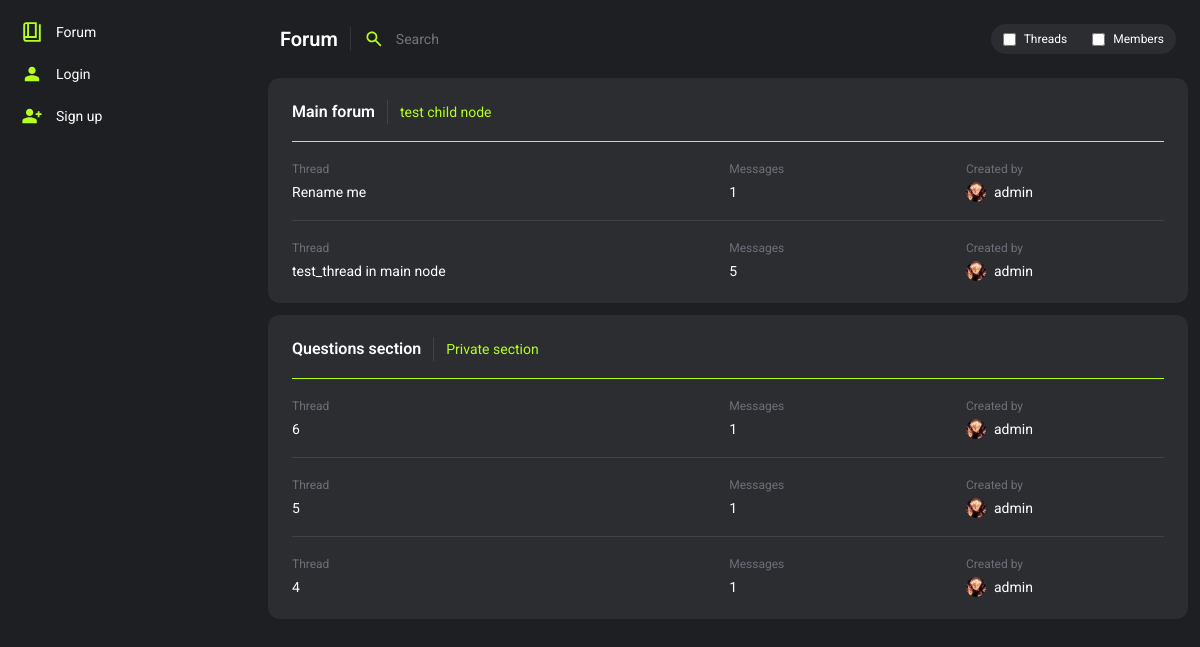
The page / on the database its author committed.
### forum/models.py (models this page shows, shortened)
class Node(models.Model):
    name = models.CharField(max_length=225)
    slug = models.SlugField(max_length=225, blank=True, null=True)
    description = models.TextField(blank=True, default=None, null=True)
    type_question = models.BooleanField(default=False)
    type_private = models.BooleanField(default=False)
    user_only = models.BooleanField(default=False)
    staff_only = models.BooleanField(default=True)
    parent = models.ForeignKey('self', on_delete=models.SET_NULL, null=True, blank=True)

class Thread(models.Model):
    user = models.ForeignKey(User, on_delete=models.SET_NULL, null=True)
    title = models.CharField(max_length=225)
    slug = models.SlugField(max_length=225, blank=True, null=True)
    node = models.ForeignKey(Node, on_delete=models.CASCADE)
    is_closed = models.BooleanField(default=False)
    is_visible = models.BooleanField(default=True)
    is_pinned = models.BooleanField(default=False)
    msg_amount = models.IntegerField(blank=True, null=True, default=1)
    invis_reason = models.TextField(blank=True, null=True)
    deleted_by = models.ForeignKey(User, on_delete=models.SET_NULL, null=True, blank=True, related_name="thread_deleted_by")
    time_created = models.DateTimeField(default=datetime.now())
    time_changed = models.DateTimeField(null=True, blank=True)
    def __str__(self):
        return self.title

### users/models.py (models this page shows, shortened)
class Profile(models.Model):
    user = models.OneToOneField(User, on_delete=models.CASCADE)
    title = models.CharField(max_length=100, null=True, blank=True, default="Member")
    info = models.CharField(max_length=200, null=True, blank=True)
    profile_picture = models.CharField(max_length=225, null=True, blank=True, default="default.svg")
    warnings = models.SmallIntegerField(default=0)
    active_notifications = models.IntegerField(default=0)
    is_banned = models.BooleanField(default=False)
    banned_by = models.ForeignKey(User, related_name='banned_by', null=True, blank=True, on_delete=models.SET_NULL)
    ban_reason = models.TextField(null=True, blank=True)
    ban_time = models.DateTimeField(null=True, blank=True)

### forum/views.py (the view)
# urls.py: path('', views.forum_main, name='forum_main'),
def forum_main(request):
    context = {}
    if request.method == "POST":
        context['forum_search'] = True
        content_type = request.POST.get("content_type")
        searched = request.POST.get("search")
        context['type'] = 'posts'
        if content_type:
            if content_type == "threads":
                results = Thread.objects.filter(title__icontains=searched)
                context['type'] = 'threads'
            if content_type == "members":
                results = User.objects.filter(username__icontains=searched)
                context['type'] = 'members'
        else:
            results = Message.objects.filter(message__icontains=searched)
        context['results'] = results
    else:
        nodes = Node.objects.all()
        tree = build_nodes_tree(nodes)
        last_threads = []
        for node in nodes:
            threads = Thread.objects.filter(node=node, is_visible=True).annotate(
            latest_msg=Max('message__id')).order_by('-latest_msg')[:3] # take and show only 3 threads, with time sorting
            last_threads.extend(threads)
        context = {
            'tree':tree,
            'threads':threads,
            'last_threads': last_threads
        }
    return render(request, "forum_main.html", context)

### forum/utils.py (called while the page is built)
def build_nodes_tree(nodes, parent=None):
    tree = []
    for node in nodes:
        if node.parent == parent:
            children = build_nodes_tree(nodes, parent=node)
            tree.append({'node': node, 'children': children})
    return tree

### users/chat_processor.py (called while the page is built, shortened)
def profile_processor(request):
    chat_data = {}
    return chat_data

### forum/templates/forum_main.html (shortened to what this page needs)
{% extends 'base.html' %}
{% block style %}
    {% load static %}
    <link rel="stylesheet" href="{% static 'forum.css' %}">
{% endblock %}
{% block header %}
    <header class="wrapper">
        <h2 class="title"><a href="/" style="color: #fff;">Forum</a></h2>
        <div class="headerLine"></div>
        <form class="wrapper headerSearch" action="{% url 'forum_main' %}" method="post">
            <input class="headerSearchInput" placeholder="Search" type="text" name="search" id="">
            <div class="wrapper forumSearchFilterContainer">
                <div class="wrapper forumSearchFilterBtn">
                    <input type="checkbox" name="content_type" id="threads_checkbox" value="threads">
                    <label for="threads_checkbox" class="forumSearchFilterText">Threads</label>
                </div>
                <div class="wrapper forumSearchFilterBtn">
                    <input type="checkbox" name="content_type" id="members_checkbox" value="members">
                    <label for="members_checkbox" class="forumSearchFilterText">Members</label>
                </div>
            </div>
        </form>
    </header>
{% endblock %}
{% block content %}
<div class="container content">
    {% for item in tree %}
        <div class="container card">
            <div class="wrapper forumCardHeader">
                <a class="forumCardBtn"  href="{% url 'section' item.node.name|slugify %}">{{ item.node.name }}</a>
                {% if item.children %}
                    {% for child in item.children %}
                        <a class="forumCardHeaderBtn" href="{% url 'section' child.node.name|slugify %}">{{ child.node.name }}</a>
                    {% endfor %}
                {% endif %}
            </div>
            {% for thread in last_threads %}
                {% if thread.node == item.node and thread.is_visible == True %}
                <div class="cardLine"></div>
                <div class="cardSectionMultiple">
                    <a class="cardSectionItem" href="{% url 'thread' thread.node.slug thread.slug thread.id %}">
                        <div class="container cardSectionInnerItem">
                            <p class="meta">Thread</p>
                            <p class="text">{{ thread }}</p>
                        </div>
                        <div class="container cardSectionInnerItem">
                            <p class="meta">Messages</p>
                            <p class="text">{{ thread.msg_amount }}</p>
                        </div>
                    </a>
                    <a class="container cardSectionAutherItem" href="{% url 'profile_view' thread.user.id %}">
                        <p class="meta">Created by</p>
                        <div class="wrapper cardSectionAutherItemMetaContainer">
                            <img class="themeCardSectionProfilePicture" src="{{ media_url }}{{ thread.user.profile.profile_picture }}" alt="">
                            {% if perms.users.view_profile and thread.user.profile.is_banned %}
                            <p class="text"><del>{{ thread.user.username }}</del></p>
                            {% else %}
                            <p class="text">{{ thread.user.username }}</p>
                            {% endif %}
                        </div>
                    </a>
                </div>
                {% endif %}
            {% endfor %}
        </div>
    {% endfor %}
</div>
{% endblock %}

### base/static/themes/theme_0.css (style rules this page uses)
:root { --text: #ffffff; --text-muted: #6D6F78; --bg: #1E1F22; --primary: #2B2D31; --border_dark: #404249; --border_light: #313338; --isClickable: #404249; --focus: #313338; --accent: #B4FF1F; }

### base/static/style.css (style rules this page uses)
* { margin: 0; padding: 0; border: none; font-family: "Roboto", sans-serif; }
body { box-sizing: border-box; height: 100vh; background-color: var(--bg); display: grid; grid-template-columns: 256px minmax(256px , 1fr); gap: 12px; }
a { text-decoration: none; }
.container { display: flex; flex-direction: column; }
.wrapper { display: flex; }
.title { color: var(--text); font-size: 20px; font-weight: 600; }
.text { word-wrap: break-word; overflow-wrap: break-word; word-break: break-all; color: var(--text); font-size: 14px; }
.meta { color: var(--text-muted); font-size: 12px; }
.content { gap: 12px; }
header { padding: 12px; align-items: center; gap: 12px; }
.headerLine { width: 1px; height: 24px; border-left: 1px solid var(--border_light); }
.card { box-sizing: border-box; padding: 12px; border-radius: 12px; background-color: var(--primary); gap: 8px; }
.cardLine { margin: 0px 12px; border-top: 1px solid var(--border_dark); }
.cardLine:nth-child(2) { border-top: 1px solid var(--accent); }
.cardSectionMultiple { display: grid; grid-template-columns: .75fr .25fr; gap: 8px; }
.cardSectionItem { box-sizing: border-box; width: 100%; padding: 12px; border-radius: 12px; display: grid; grid-template-columns: .675fr .325fr; gap: 12px; }
.cardSectionAutherItem { padding: 12px 12px 10px 12px; border-radius: 12px; gap: 6px; }
.cardSectionAutherItemMetaContainer { align-items: center; gap: 8px; }
.cardSectionInnerItem { box-sizing: border-box; width: 100%; gap: 8px; }

### forum/static/forum.css (style rules this page uses)
.forumCardHeader { padding: 6px 4px; border-radius: 12px 12px 0px 0px; align-items: center; gap: 4px; }
.forumCardHeaderBtn { padding: 6px 8px; font-size: 14px; color: var(--accent); }
.forumCardBtn { padding: 6px 8px; border-radius: 8px; font-size: 16px; font-weight: 600; color: var(--text); background-color: var(--primary); }
.themeCardSectionProfilePicture { width: 20px; aspect-ratio: 1/1; border-radius: 100%; object-fit: cover; object-position: center; }
.headerSearch { flex-grow: 1; align-items: center; gap: 12px; }
.headerSearchInput { flex-grow: 1; padding: 6px 12px 6px 0px; font-size: 14px; color: var(--text); background-color: var(--bg); }
.forumSearchFilterBtn { align-items: center; gap: 8px; }
.forumSearchFilterText { color: var(--text); font-size: 12px; }
.forumSearchFilterContainer { padding: 8px 12px; border-radius: 32px; background-color: var(--primary); gap: 12px; }

### rows shown on the page
Node: node.name "Main forum"
Node: node.name "test child node"
Thread: title "Rename me", msg_amount "1", user.profile.profile_picture (picture), user.username "admin"
Thread: title "test_thread in main node", msg_amount "5", user.profile.profile_picture (picture), user.username "admin"
Node: node.name "Questions section"
Node: node.name "Private section"
Thread: title "6", msg_amount "1", user.profile.profile_picture (picture), user.username "admin"
Thread: title "5", msg_amount "1", user.profile.profile_picture (picture), user.username "admin"
Thread: title "4", msg_amount "1", user.profile.profile_picture (picture), user.username "admin"
